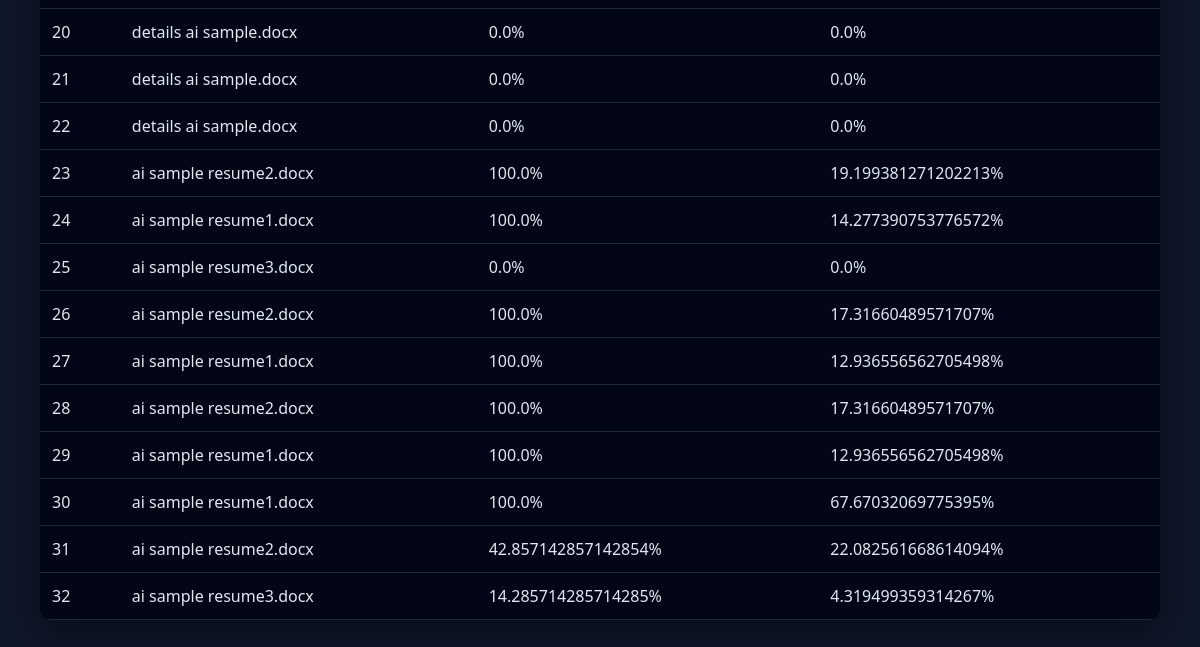
Before: /history (lower part) with the older database file.
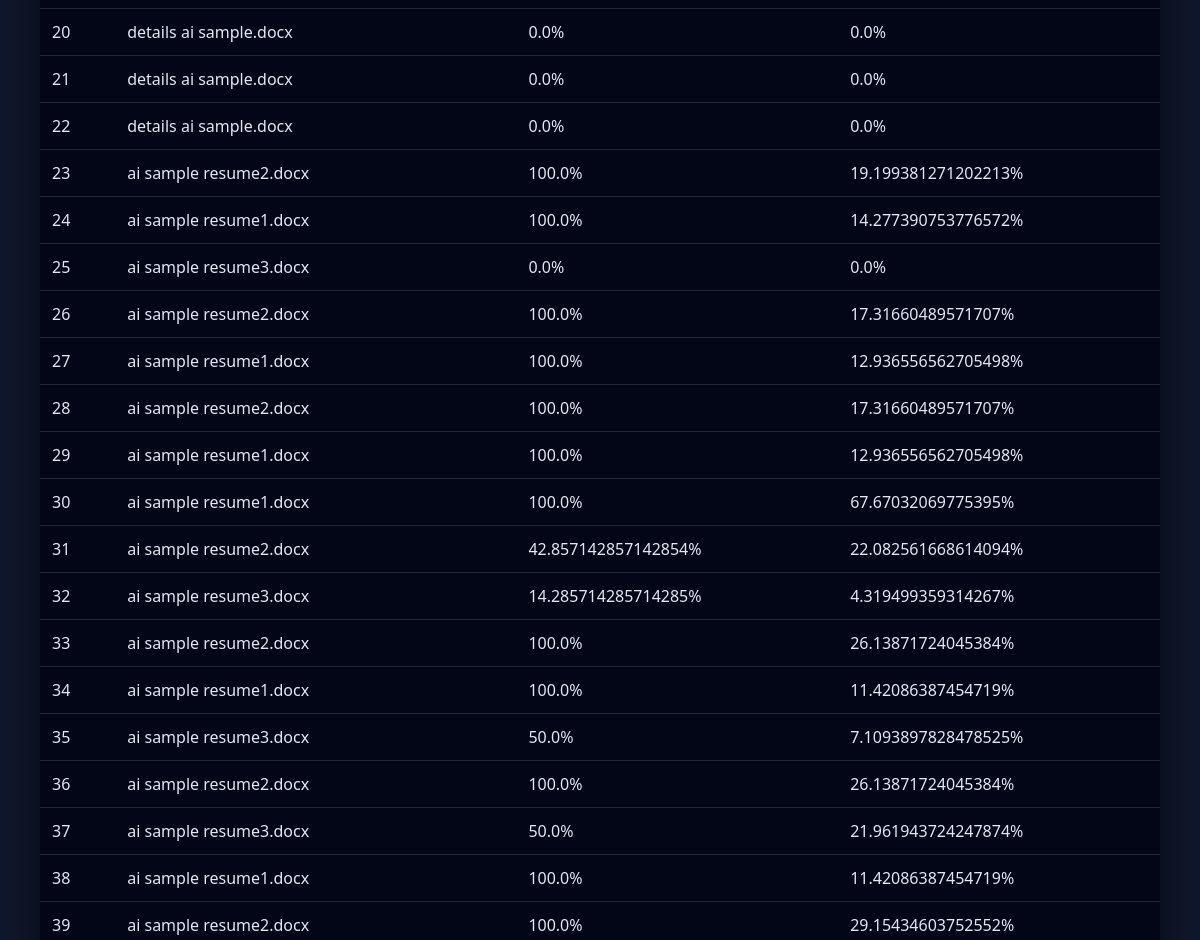
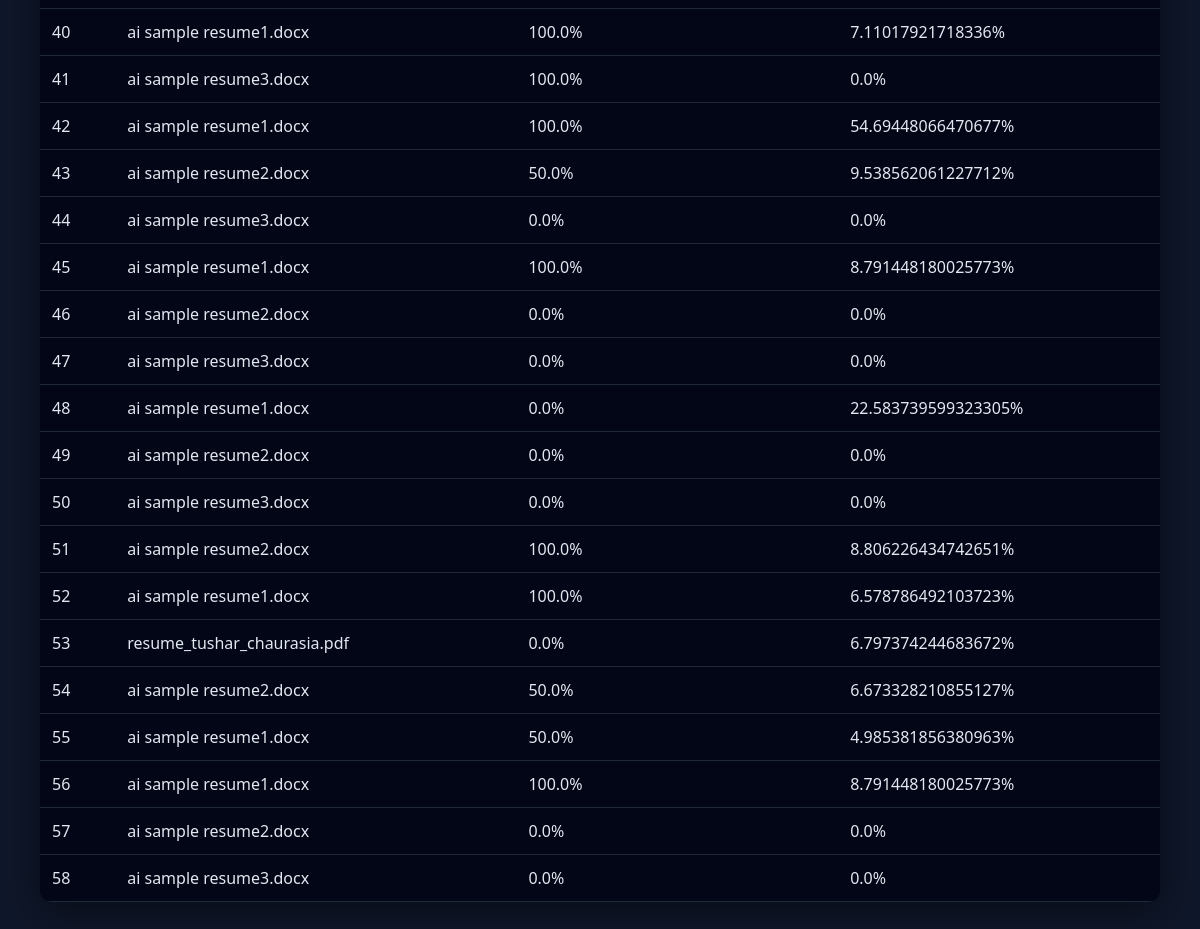
After: the same page with the newer database file (2 pictures, top to bottom).
### tables this page shows
CREATE TABLE history (
        id INTEGER PRIMARY KEY AUTOINCREMENT,
        filename TEXT,
        skill_score REAL,
        ai_score REAL
    );

### main.py (the view)
@app.route("/history")
def history():
    conn = sqlite3.connect("database.db")
    c = conn.cursor()
    c.execute("SELECT * FROM history")
    data = c.fetchall()
    conn.close()
    return render_template("history.html", data=data)

### templates/history.html (shortened to what this page needs)
<!doctype html>
<html>
  <head>
  </head>
  <body>
    <div class="container">
      <table>
        {% for row in data %}
        <tr>
          <td>{{ row[0] }}</td>
          <td>{{ row[1] }}</td>
          <td>{{ row[2] }}%</td>
          <td>{{ row[3] }}%</td>
        </tr>
        {% endfor %}
      </table>
    </div>
  </body>
</html>

### templates/history.html (style rules this page uses)
body { margin: 0; font-family: "Segoe UI", sans-serif; background: #0f172a; color: #e5e7eb; }
.container { padding: 40px; }
table { width: 100%; border-collapse: collapse; background: #020617; border-radius: 12px; overflow: hidden; box-shadow: 0 10px 40px rgba(0, 0, 0, 0.5); }
tr:nth-child(even) { background: #020617; }
tr:nth-child(odd) { background: #020617; }

Changed rows visible on the page:
added history: id "33", filename "ai sample resume2.docx", skill_score "100.0", ai_score "26.13871724045384"
added history: id "34", filename "ai sample resume1.docx", skill_score "100.0", ai_score "11.42086387454719"
added history: id "35", filename "ai sample resume3.docx", skill_score "50.0", ai_score "7.1093897828478525"
added history: id "36", filename "ai sample resume2.docx", skill_score "100.0", ai_score "26.13871724045384"
added history: id "37", filename "ai sample resume3.docx", skill_score "50.0", ai_score "21.961943724247874"
added history: id "38", filename "ai sample resume1.docx", skill_score "100.0", ai_score "11.42086387454719"
added history: id "39", filename "ai sample resume2.docx", skill_score "100.0", ai_score "29.15434603752552"
added history: id "40", filename "ai sample resume1.docx", skill_score "100.0", ai_score "7.11017921718336"
added history: id "41", filename "ai sample resume3.docx", skill_score "100.0", ai_score "0.0"
added history: id "42", filename "ai sample resume1.docx", skill_score "100.0", ai_score "54.69448066470677"
added history: id "43", filename "ai sample resume2.docx", skill_score "50.0", ai_score "9.538562061227712"
added history: id "44", filename "ai sample resume3.docx", skill_score "0.0", ai_score "0.0"
added history: id "45", filename "ai sample resume1.docx", skill_score "100.0", ai_score "8.791448180025773"
added history: id "46", filename "ai sample resume2.docx", skill_score "0.0", ai_score "0.0"
added history: id "47", filename "ai sample resume3.docx", skill_score "0.0", ai_score "0.0"
added history: id "48", filename "ai sample resume1.docx", skill_score "0.0", ai_score "22.583739599323305"
added history: id "49", filename "ai sample resume2.docx", skill_score "0.0", ai_score "0.0"
added history: id "50", filename "ai sample resume3.docx", skill_score "0.0", ai_score "0.0"
added history: id "51", filename "ai sample resume2.docx", skill_score "100.0", ai_score "8.806226434742651"
added history: id "52", filename "ai sample resume1.docx", skill_score "100.0", ai_score "6.578786492103723"
added history: id "53", filename "resume_tushar_chaurasia.pdf", skill_score "0.0", ai_score "6.797374244683672"
added history: id "54", filename "ai sample resume2.docx", skill_score "50.0", ai_score "6.673328210855127"
added history: id "55", filename "ai sample resume1.docx", skill_score "50.0", ai_score "4.985381856380963"
added history: id "56", filename "ai sample resume1.docx", skill_score "100.0", ai_score "8.791448180025773"
added history: id "57", filename "ai sample resume2.docx", skill_score "0.0", ai_score "0.0"
added history: id "58", filename "ai sample resume3.docx", skill_score "0.0", ai_score "0.0"
